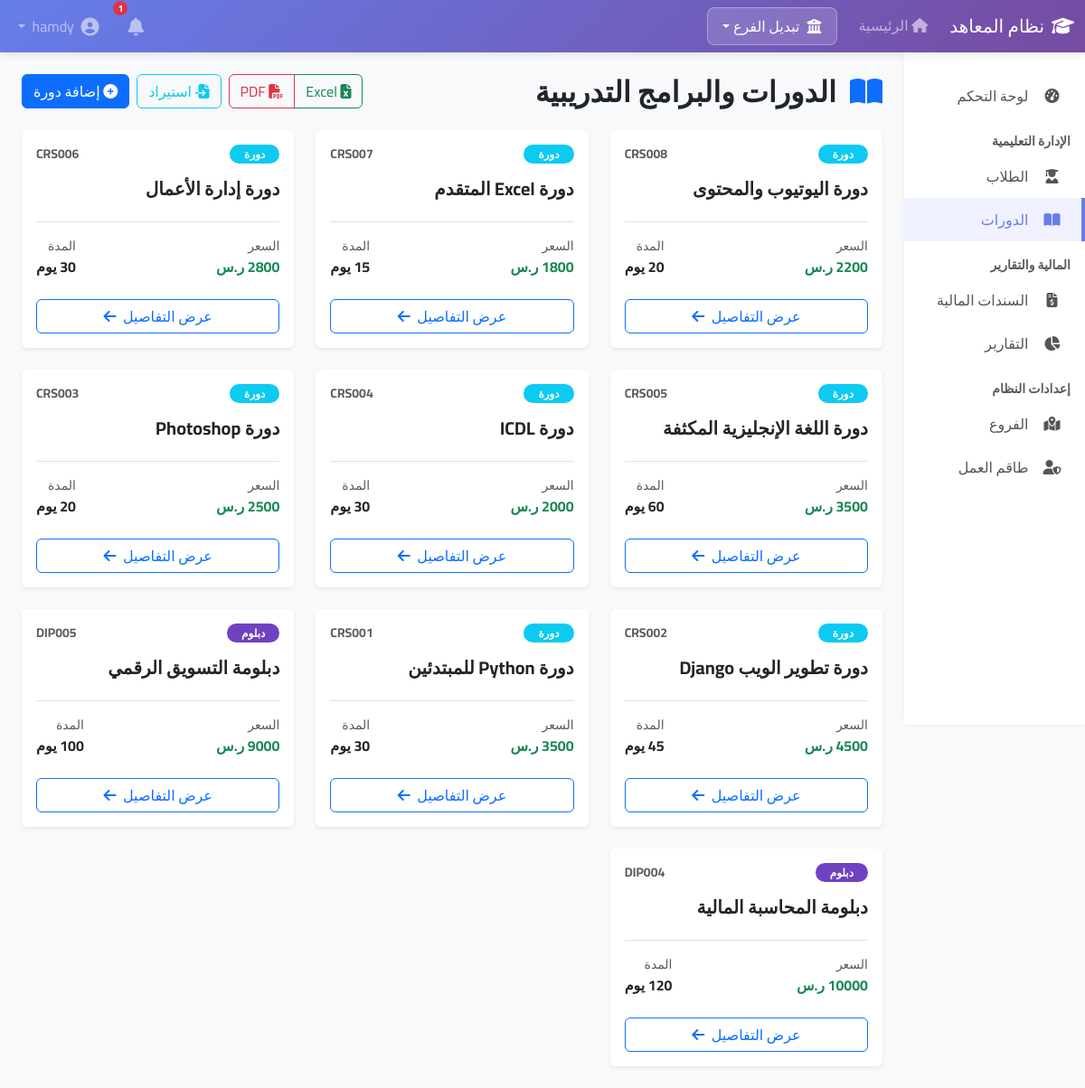
Screenshot of /courses/ (signed in) with the database file from the repository.
### courses/models.py (models this page shows, shortened)
class Course(models.Model):
    COURSE_TYPE_CHOICES = [
        ('diploma', 'دبلوم'),
        ('course', 'دورة'),
    ]
    name = models.CharField(max_length=200, verbose_name='اسم الدورة/الدبلومة')
    code = models.CharField(max_length=20, unique=True, verbose_name='كود الدورة')
    course_type = models.CharField(max_length=10, choices=COURSE_TYPE_CHOICES, verbose_name='النوع')
    description = models.TextField(blank=True, verbose_name='الوصف')
    price = models.DecimalField(max_digits=10, decimal_places=2, verbose_name='السعر')
    duration_days = models.PositiveIntegerField(default=30, verbose_name='المدة (بالأيام)')
    branches = models.ManyToManyField(Branch, related_name='courses', verbose_name='الفروع المتاحة')
    is_active = models.BooleanField(default=True, verbose_name='نشطة')
    created_at = models.DateTimeField(auto_now_add=True, verbose_name='تاريخ الإنشاء')
    class Meta:
        verbose_name = 'دورة/دبلومة'
        verbose_name_plural = 'الدورات والدبلومات'
        ordering = ['-created_at']

### courses/views.py (the view)
# urls.py: path('', views.course_list, name='course_list'),
@login_required
@permission_required('courses.view_course', raise_exception=True)
def course_list(request):
    user = request.user
    course_queryset = Course.objects.filter(is_active=True).order_by('-id')
    if user.is_superuser or user.user_type == 'admin':
        pass
    elif user.user_type == 'regional_manager':
        course_queryset = course_queryset.filter(branches__in=user.managed_branches.all()).distinct()
    else:
        if user.branch:
            course_queryset = course_queryset.filter(branches=user.branch)
        else:
            course_queryset = course_queryset.none()
    paginator = Paginator(course_queryset, 10)  # 10 دورات في الصفحة
    page_number = request.GET.get('page')
    courses = paginator.get_page(page_number)
    return render(request, 'courses/course_list.html', {'courses': courses})

### templates/courses/course_list.html (shortened to what this page needs)
{% extends 'base.html' %}
{% block content %}
<div class="d-flex justify-content-between align-items-center mb-4">
    <h2 class="mb-0 fw-bold"><i class="fas fa-book-open text-primary me-2"></i> الدورات والبرامج التدريبية</h2>
    <div class="d-flex gap-2">
        <div class="btn-group">
            <a href="{% url 'courses:course_export_excel' %}" class="btn btn-outline-success">
                <i class="fas fa-file-excel"></i> Excel
            </a>
            <a href="{% url 'courses:course_export_pdf' %}" class="btn btn-outline-danger">
                <i class="fas fa-file-pdf"></i> PDF
            </a>
        </div>
        {% if user.is_superuser or user.user_type == 'admin' %}
        <button class="btn btn-outline-info" data-bs-toggle="modal" data-bs-target="#importModal">
            <i class="fas fa-file-import"></i> استيراد
        </button>
        <a href="{% url 'courses:course_create' %}" class="btn btn-primary">
            <i class="fas fa-plus-circle"></i> إضافة دورة
        </a>
        {% endif %}
    </div>
</div>
<div class="row g-4">
    {% for course in courses %}
    <div class="col-md-6 col-lg-4">
        <div class="card h-100 border-0 shadow-sm hover-shadow transition">
            <div class="card-body">
                <div class="d-flex justify-content-between align-items-start mb-3">
                    <span class="badge {% if course.course_type == 'diploma' %}bg-purple{% else %}bg-info{% endif %} text-white rounded-pill px-3">
                        {{ course.get_course_type_display }}
                    </span>
                    <small class="text-muted fw-bold">{{ course.code }}</small>
                </div>
                <h5 class="card-title fw-bold mb-2">{{ course.name }}</h5>
                <div class="d-flex justify-content-between align-items-center border-top pt-3">
                    <div>
                        <span class="d-block small text-muted">السعر</span>
                        <span class="fw-bold text-success">{{ course.price|floatformat:0 }} ر.س</span>
                    </div>
                    <div>
                        <span class="d-block small text-muted">المدة</span>
                        <span class="fw-bold">{{ course.duration_days }} يوم</span>
                    </div>
                </div>
            </div>
            <div class="card-footer bg-transparent border-0 pb-3">
                <a href="{% url 'courses:course_detail' course.pk %}" class="btn btn-outline-primary w-100">
                    عرض التفاصيل <i class="fas fa-arrow-left ms-1"></i>
                </a>
            </div>
        </div>
    </div>
    {% empty %}
    <div class="col-12 text-center py-5">
        <img src="/static/images/empty_courses.svg" alt="No Courses" style="width: 200px;" class="mb-3">
        <h4 class="text-muted">لا توجد دورات متاحة حالياً</h4>
    </div>
    {% endfor %}
</div>
{% endblock %}

### templates/base.html (style rules this page uses)
* { font-family: 'Cairo', sans-serif; }
body { background-color: #f8f9fa; overflow-x: hidden; }

### templates/courses/course_list.html (style rules this page uses)
.bg-purple { background-color: #6f42c1; }
.transition { transition: all 0.3s ease; }

### rows the page displays
Course: course_type "دورة", code "CRS008", name "دورة اليوتيوب والمحتوى", price "2200", duration_days "20"
Course: course_type "دورة", code "CRS007", name "دورة Excel المتقدم", price "1800", duration_days "15"
Course: course_type "دورة", code "CRS006", name "دورة إدارة الأعمال", price "2800", duration_days "30"
Course: course_type "دورة", code "CRS005", name "دورة اللغة الإنجليزية المكثفة", price "3500", duration_days "60"
Course: course_type "دورة", code "CRS004", name "دورة ICDL", price "2000", duration_days "30"
Course: course_type "دورة", code "CRS003", name "دورة Photoshop", price "2500", duration_days "20"
Course: course_type "دورة", code "CRS002", name "دورة تطوير الويب Django", price "4500", duration_days "45"
Course: course_type "دورة", code "CRS001", name "دورة Python للمبتدئين", price "3500", duration_days "30"
Course: course_type "دبلوم", code "DIP005", name "دبلومة التسويق الرقمي", price "9000", duration_days "100"
Course: course_type "دبلوم", code "DIP004", name "دبلومة المحاسبة المالية", duration_days "120"
